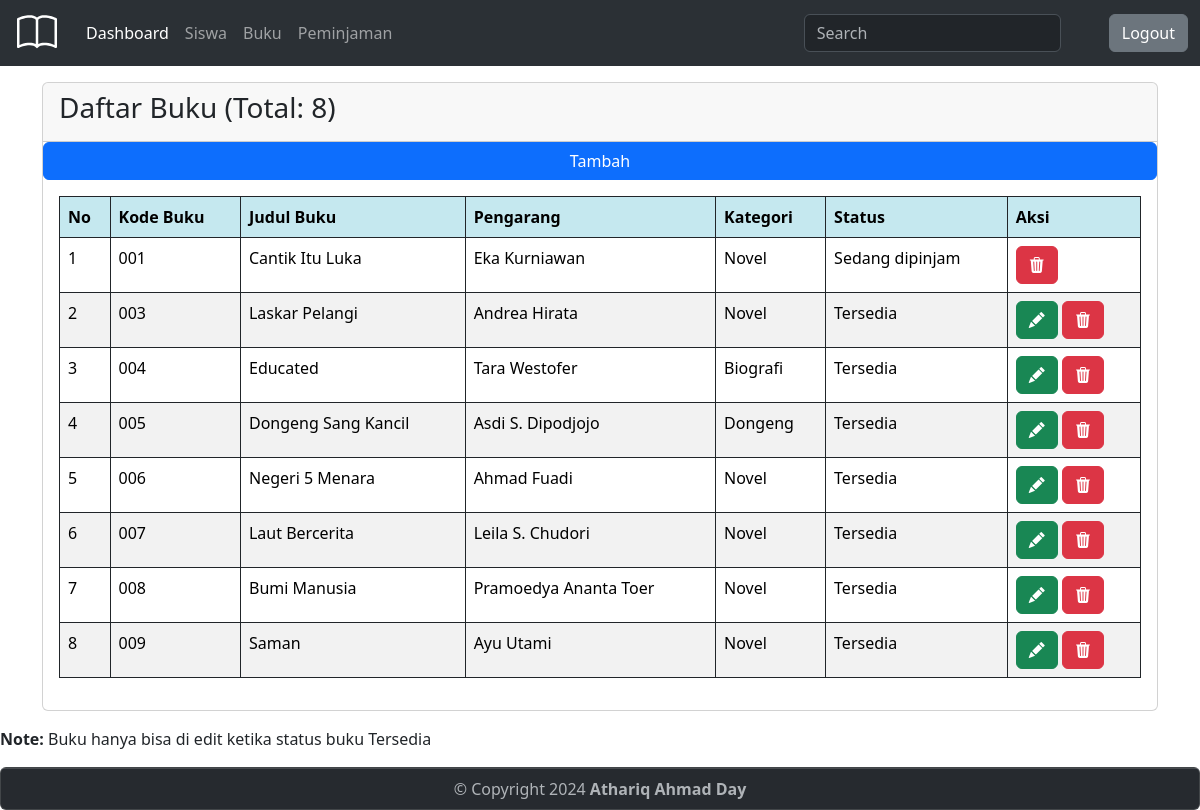
Page /daftar_buku.php (signed in) on the committed database.
### tables this page shows
CREATE TABLE `buku` (
  `id` varchar(15) NOT NULL,
  `judul` text NOT NULL,
  `pengarang` varchar(50) NOT NULL,
  `kategori` text NOT NULL,
  `status` varchar(50) NOT NULL
);

### daftar_buku.php (the view, shortened to what this page needs)
<?php
require_once 'koneksi.php';
$sql_count_books = "SELECT COUNT(*) as total FROM buku";
$result_count_books = $conn->query($sql_count_books);
$total_books = 0;
if ($result_count_books->num_rows > 0) {
    $row = $result_count_books->fetch_assoc();
    $total_books = $row['total'];
}
?>
<!DOCTYPE html>
<html>
<head>
    <link rel="stylesheet" href="https://cdn.jsdelivr.net/npm/bootstrap-icons@1.10.5/font/bootstrap-icons.css">
    <link href="https://cdn.jsdelivr.net/npm/bootstrap@5.3.1/dist/css/bootstrap.min.css" rel="stylesheet">
    <link rel="stylesheet" href="style.css?v=<?php echo time(); ?>">
</head>
<body>
    <nav class="navbar navbar-expand-lg bg-body-tertiary sticky-top" data-bs-theme="dark">
        <div class="container-fluid">
            <a class="navbar-brand" href=""></a>
            <div class="collapse navbar-collapse" id="navbarSupportedContent">
                <ul class="navbar-nav me-auto mb-2 mb-lg-0">
                    <li class="nav-item">
                        <a class="nav-link active" aria-current="page" href="main.php">Dashboard</a>
                    </li>
                    <li class="nav-item">
                        <a class="nav-link" href="daftar_siswa.php">Siswa</a>
                    </li>
                    <li class="nav-item">
                        <a class="nav-link" href="daftar_buku.php">Buku</a>
                    </li>
                    <li class="nav-item">
                        <a class="nav-link" href="daftar_peminjaman.php">Peminjaman</a>
                    </li>
                </ul>
                <form class="d-flex" role="search">
                    <input class="form-control me-5" type="search" placeholder="Search" aria-label="Search" name="keyword" id="keyword" onkeyup="cariBuku()">
                </form>
                <ul class="navbar-nav ml-auto mb-2 mb-lg-0">
                    <li class="nav-item">
                        <a class="btn btn-secondary" href="logout.php">Logout</a>
                    </li>
                </ul>
            </div>
        </div>
    </nav>
    <div class="container">
        <div class="card mt-3 mb-3">
            <div class="card-header">
                <h3>Daftar Buku (Total: <?php echo $total_books; ?>)</h3>
            </div>
            <a class="btn btn-primary" href="tambah_buku.php">Tambah</a>
            <div class="card-body">
                <div class="table-responsive">
                    <table class="table table-striped table table-bordered border-dark" id="tableData">
                        <tr class="border-dark table-info">
                            <th>No</th>
                            <th>Kode Buku</th>
                            <th>Judul Buku</th>
                            <th>Pengarang</th>
                            <th>Kategori</th>
                            <th>Status</th>
                            <th>Aksi</th>
                        </tr>
                        <?php
                        require_once "koneksi.php";
                        if (isset($_GET['keyword'])) {
                            $sql = "SELECT * FROM buku WHERE
                            id LIKE '%$_GET[keyword]%' OR
                            judul LIKE '%$_GET[keyword]%' OR
                            pengarang LIKE '%$_GET[keyword]%' OR
                            kategori LIKE '%$_GET[keyword]%' OR
                            status LIKE '%$_GET[keyword]%' ";
                        } else {
                            $sql = "SELECT * FROM buku";
                        }
                        $result = $conn->query($sql);
                        if ($result->num_rows > 0) {
                            $no = 0;
                            while ($row = $result->fetch_assoc()) {
                                $no++;
                                echo "<tr>";
                                echo "<td>" . $no . "</td>";
                                echo "<td>" . $row["id"] . "</td>";
                                echo "<td>" . $row["judul"] . "</td>";
                                echo "<td>" . $row["pengarang"] . "</td>";
                                echo "<td>" . $row["kategori"] . "</td>";
                                echo "<td>" . $row["status"] . "</td>";
                                echo "<td>";
                                if ($row["status"] === "Tersedia") {
                                    echo "<a class='btn btn-success bi bi-pencil-fill' href='edit_buku.php?id=" . $row["id"] . "'></a> ";
                                }
                                echo "<a class='btn btn-danger bi bi-trash3-fill' href='daftar_buku.php?hapus=" . $row["id"] . "' onclick='return confirm(\"Apakah Anda yakin ingin menghapus buku ini?\")'></a>";
                                echo "</td>";
                                echo "</tr>";
                            }
                        } else {
                            echo "<tr><td colspan='7'>Tidak ada buku.</td></tr>";
                        }
                        ?>
                    </table>
                </div>
            </div>
        </div>
    </div>
    <p><b>Note:</b> Buku hanya bisa di edit ketika status buku Tersedia</p>
</body>
<div class="card text-center" data-bs-theme="dark">
    <div class="card-footer text-body-secondary">
        &copy; Copyright <?= date('Y') ?> <b> Athariq Ahmad Day </b>
    </div>
</div>
</html>

### rows in the picture
buku: id "001", judul "Cantik Itu Luka", pengarang "Eka Kurniawan", kategori "Novel", status "Sedang dipinjam"
buku: id "003", judul "Laskar Pelangi", pengarang "Andrea Hirata", kategori "Novel", status "Tersedia"
buku: id "004", judul "Educated", pengarang "Tara Westofer", kategori "Biografi", status "Tersedia"
buku: id "005", judul "Dongeng Sang Kancil", pengarang "Asdi S. Dipodjojo", kategori "Dongeng", status "Tersedia"
buku: id "006", judul "Negeri 5 Menara", pengarang "Ahmad Fuadi", kategori "Novel", status "Tersedia"
buku: id "007", judul "Laut Bercerita", pengarang "Leila S. Chudori", kategori "Novel", status "Tersedia"
buku: id "008", judul "Bumi Manusia", pengarang "Pramoedya Ananta Toer", kategori "Novel", status "Tersedia"
buku: id "009", judul "Saman", pengarang "Ayu Utami", kategori "Novel", status "Tersedia"

### other values in the picture
$total_books "8"
